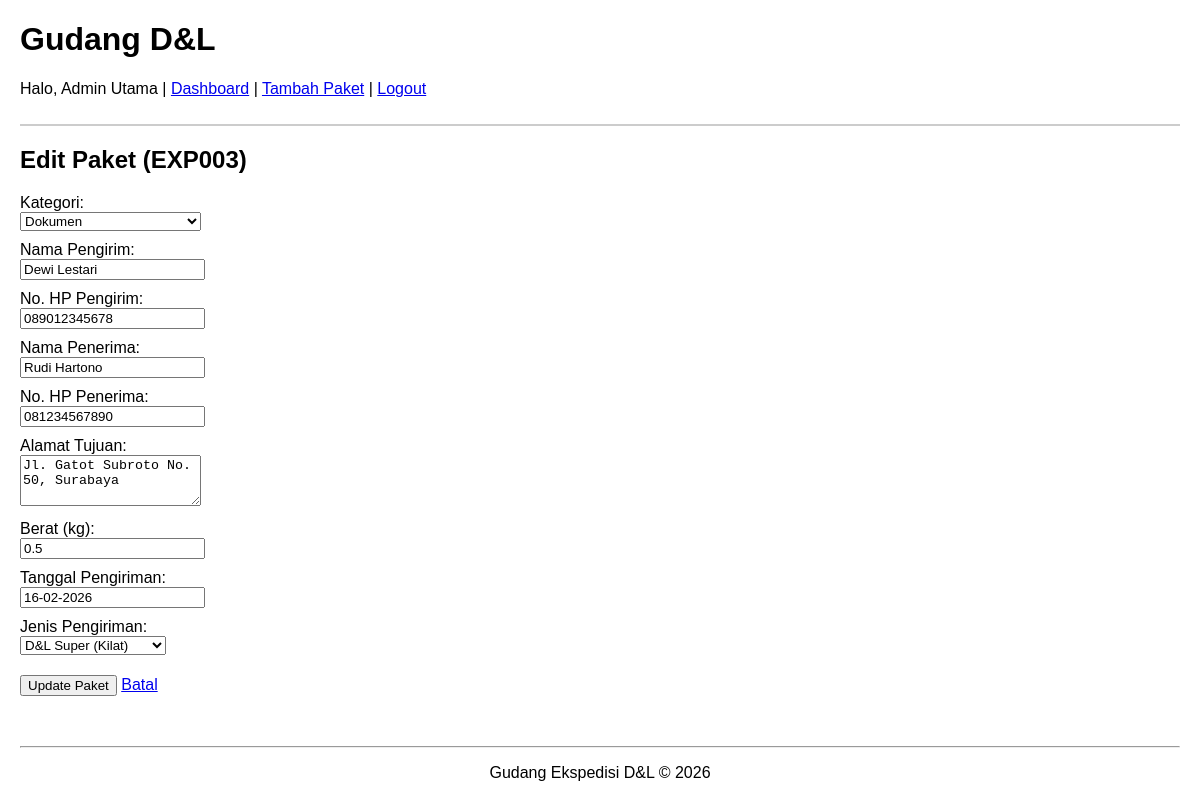
Page /edit_package/EXP003 (signed in) on the committed database.
### tables this page shows
CREATE TABLE packages (
                id INTEGER PRIMARY KEY AUTOINCREMENT,
                resi TEXT UNIQUE NOT NULL,
                sender TEXT NOT NULL,
                sender_phone TEXT,
                receiver TEXT NOT NULL,
                receiver_phone TEXT,
                destination_address TEXT,
                category TEXT,
                weight REAL,
                shipping_date TEXT,
                shipping_type TEXT,
                estimation TEXT,
                fare INTEGER
            );

### app.py (the view, shortened to what this page needs)
@app.route('/edit_package/<resi>', methods=('GET', 'POST'))
def edit_package(resi):
    if 'user_id' not in session:
        return redirect(url_for('login'))
    db = get_db()
    package = db.execute('SELECT * FROM packages WHERE resi = ?', (resi,)).fetchone()
    return render_template('edit_package.html', package=package)

### app.py (called while the page is built)
def get_db():
    conn = sqlite3.connect(app.config['DATABASE'])
    conn.row_factory = sqlite3.Row
    return conn

### templates/edit_package.html (shortened to what this page needs)
{% extends 'base.html' %}
{% block content %}
<h2>Edit Paket ({{ package.resi }})</h2>
<form method="POST">
    <div>
        <label>Kategori:</label><br>
        <select name="category" required>
            <option value="Dokumen" {% if package.category == 'Dokumen' %}selected{% endif %}>Dokumen</option>
        </select>
    </div>
    <div>
        <label>Nama Pengirim:</label><br>
        <input type="text" name="sender" value="{{ package.sender }}" required>
    </div>
    <div>
        <label>No. HP Pengirim:</label><br>
        <input type="text" name="sender_phone" value="{{ package.sender_phone }}" required>
    </div>
    <div>
        <label>Nama Penerima:</label><br>
        <input type="text" name="receiver" value="{{ package.receiver }}" required>
    </div>
    <div>
        <label>No. HP Penerima:</label><br>
        <input type="text" name="receiver_phone" value="{{ package.receiver_phone }}" required>
    </div>
    <div>
        <label>Alamat Tujuan:</label><br>
        <textarea name="destination_address" rows="3" required>{{ package.destination_address }}</textarea>
    </div>
    <div>
        <label>Berat (kg):</label><br>
        <input type="number" step="0.1" name="weight" value="{{ package.weight }}" required>
    </div>
    <div>
        <label>Tanggal Pengiriman:</label><br>
        <input type="text" name="shipping_date" value="{{ package.shipping_date }}" required>
    </div>
    <div>
        <label>Jenis Pengiriman:</label><br>
        <select name="shipping_type" required>
            <option value="D&L Super (Kilat)" {% if package.shipping_type == 'D&L Super (Kilat)' %}selected{% endif %}>D&L Super (Kilat)</option>
        </select>
    </div>
    <div style="margin-top: 20px;">
        <button type="submit">Update Paket</button>
        <a href="{{ url_for('index') }}">Batal</a>
    </div>
</form>
{% endblock %}

### static/style.css (style rules this page uses)
body { font-family: sans-serif; margin: 20px; }
form div { margin-bottom: 10px; }

### rows in the picture
packages: resi "EXP003", category "Dokumen", sender "Dewi Lestari", sender_phone "089012345678", receiver "Rudi Hartono", receiver_phone "081234567890", destination_address "Jl. Gatot Subroto No. 50, Surabaya", weight "0.5", shipping_date "16-02-2026", shipping_type "D&L Super (Kilat)"

### other values in the picture
{{ session.get('full_name') or session.get('username') }} "Admin Utama"
